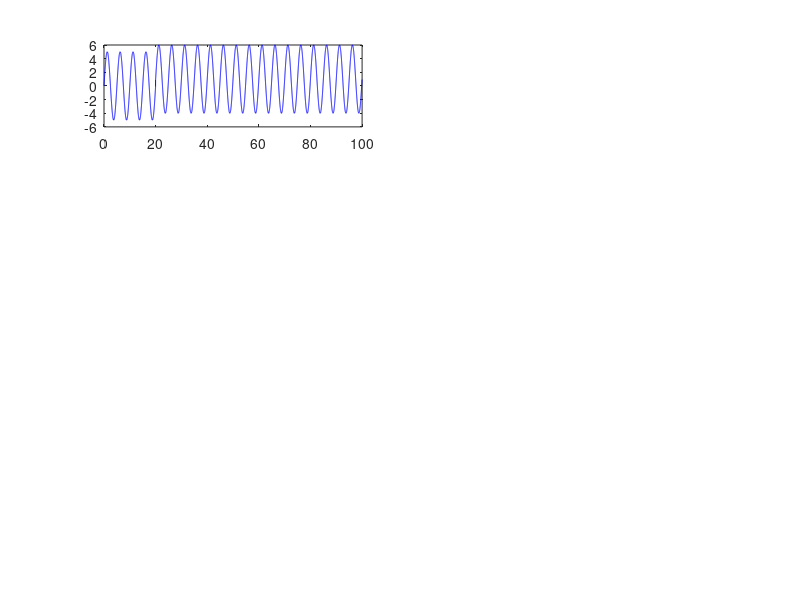

Here is the MATLAB script that generated this plot: (Note: this script raises an error after producing the figure.)
clear; clc; close all;

%% =====================================================
% GLOBAL PARAMETERS
%% =====================================================
Fs = 100;                 % Hz
Ts = 1/Fs;
T  = 100;                % seconds
t  = 0:Ts:T-Ts;
N  = length(t);

%% =====================================================
% SIGNAL DEFINITIONS (LONGITUDINAL)
%% =====================================================
names = {'\alpha','\theta','q','V_x','V_z','x','z','\delta_e'};
freq  = [0.2 0.15 0.3 0.1 0.12 0.05 0.07 0.02];
amp   = [5   3    2   20   15   100  80   1];

ns = length(names);
signals_true = zeros(ns,N);

for i = 1:ns
    signals_true(i,:) = amp(i)*sin(2*pi*freq(i)*t);
end

%% =====================================================
% FAULT INJECTION (STEP BIAS)
%% =====================================================
fault_times = [20 30 40 50 60 70 80 90];
fault_idx   = round(fault_times * Fs);
bias        = [1 0.8 0.5 3 2 10 8 0.2];

signals_fault = signals_true;

for i = 1:ns
    signals_fault(i,fault_idx(i):end) = ...
        signals_fault(i,fault_idx(i):end) + bias(i);
end

%% =====================================================
% FIGURE 1: SIGNALS WITH FAULT
%% =====================================================
figure('Name','Aircraft Signals with Fault');
for i = 1:ns
    subplot(4,2,i)
    plot(t,signals_fault(i,:),'b'); hold on;
    xline(fault_times(i),'r--','LineWidth',1.2);
    title(names{i}); grid on;
end

%% =====================================================
% DIFFERENCE SIGNALS
%% =====================================================
%diff_sig = abs(signals_fault - signals_true);
diff_sig = [zeros(8,1) diff(signals_fault,1,2)];


figure('Name','Difference Signals');
for i = 1:ns
    subplot(4,2,i)
    plot(t,diff_sig(i,:),'k'); hold on;
    xline(fault_times(i),'r--');
    title(['Diff ',names{i}]); grid on;
end

%% =====================================================
% METHOD 1: RAW DETECTION
%% =====================================================
th = 0.3;   % smaller threshold for impulse
det_raw   = NaN(1,8);
delay_raw = NaN(1,8);

for i = 1:8
    idx = find(abs(diff_sig(i,:)) > th, 1, 'first');

    if ~isempty(idx)
        det_raw(i)   = t(idx);
        delay_raw(i) = det_raw(i) - fault_times(i);
    end
end

%% =====================================================
% METHOD 2: WINDOW (SLICED) DETECTION
%% =====================================================
win = 100;                % 1 second
numWin = floor(N/win);
feat  = zeros(8,numWin);
t_win = zeros(1,numWin);

for w = 1:numWin
    idx = (w-1)*win + 1 : w*win;
    t_win(w) = mean(t(idx));
    feat(:,w) = mean(abs(diff_sig(:,idx)),2);
end

det_win   = NaN(1,8);
delay_win = NaN(1,8);

for i = 1:8
    idx = find(feat(i,:) > th & t_win >= fault_times(i),1);

    if ~isempty(idx)
        det_win(i)   = t_win(idx);
        delay_win(i) = det_win(i) - fault_times(i);
    end
end

%% WINDOW FEATURE PLOTS
figure('Name','Window Features');
for i = 1:ns
    subplot(4,2,i)
    stairs(t_win,feat(i,:),'b','LineWidth',1.2); hold on;
    yline(th,'r--');
    xline(fault_times(i),'k:');
    title(['Window Feature ',names{i}]); grid on;
end

%% =====================================================
% METHOD 3: MODEL / RESIDUAL DETECTION
%% =====================================================
det_est   = NaN(1,ns);
delay_est = NaN(1,ns);

for i = 1:ns
    res = [0 diff(signals_fault(i,:) - signals_true(i,:))];
    idx = find(abs(res) > th,1);

    if ~isempty(idx)
        det_est(i)   = t(idx);
        delay_est(i) = det_est(i) - fault_times(i);
    end

    figure;
    plot(t,res,'k'); hold on;
    yline(th,'r--');
    xline(fault_times(i),'b--');
    title(['Residual ',names{i}]); grid on;
end

%% =====================================================
% ERROR PERCENTAGE
%% =====================================================
err_pct = zeros(3,ns);
for i = 1:ns
    err_pct(1,i) = abs(delay_raw(i))/fault_times(i)*100;
    err_pct(2,i) = abs(delay_win(i))/fault_times(i)*100;
    err_pct(3,i) = abs(delay_est(i))/fault_times(i)*100;
end

%% =====================================================
% 32-BIT PACKING (4 SIGNALS)
%% =====================================================
sig4 = signals_fault(1:4,:);
mx = max(abs(sig4),[],2);

scaled = fix((sig4 + mx)./(2*mx) * 99);
packed = uint32(zeros(1,N));

for k = 1:N
    packed(k) = uint32( ...
        scaled(1,k) + ...
        scaled(2,k)*100 + ...
        scaled(3,k)*10000 + ...
        scaled(4,k)*1000000 );
end

%% =====================================================
% PERFORMANCE COMPARISON
%% =====================================================
figure;
bar([mean(delay_raw,'omitnan') mean(delay_win, 'omitnan') mean(delay_est, 'omitnan')]);
set(gca,'XTickLabel',{'Raw','Window','Estimation'});
ylabel('Avg Detection Delay (s)');
title('Detection Delay Comparison'); grid on;

figure;
bar(mean(err_pct,2));
set(gca,'XTickLabel',{'Raw','Window','Estimation'});
ylabel('% Error');
title('Detection Error Comparison'); grid on;

%% =====================================================
% SUMMARY PRINT
%% =====================================================
fprintf('\n===== SUMMARY =====\n');
fprintf('Sampling: %d Hz | Duration: %d sec\n',Fs,T);
fprintf('Avg Delay Raw        : %.3f s\n',mean(delay_raw,'omitnan'));
fprintf('Avg Delay Window     : %.3f s\n',mean(delay_win, 'omitnan'));
fprintf('Avg Delay Estimation : %.3f s\n',mean(delay_est, 'omitnan'));
fprintf('Max Packed Value     : %u\n',max(packed));
fprintf('32-bit Limit         : %u\n',2^32-1);
